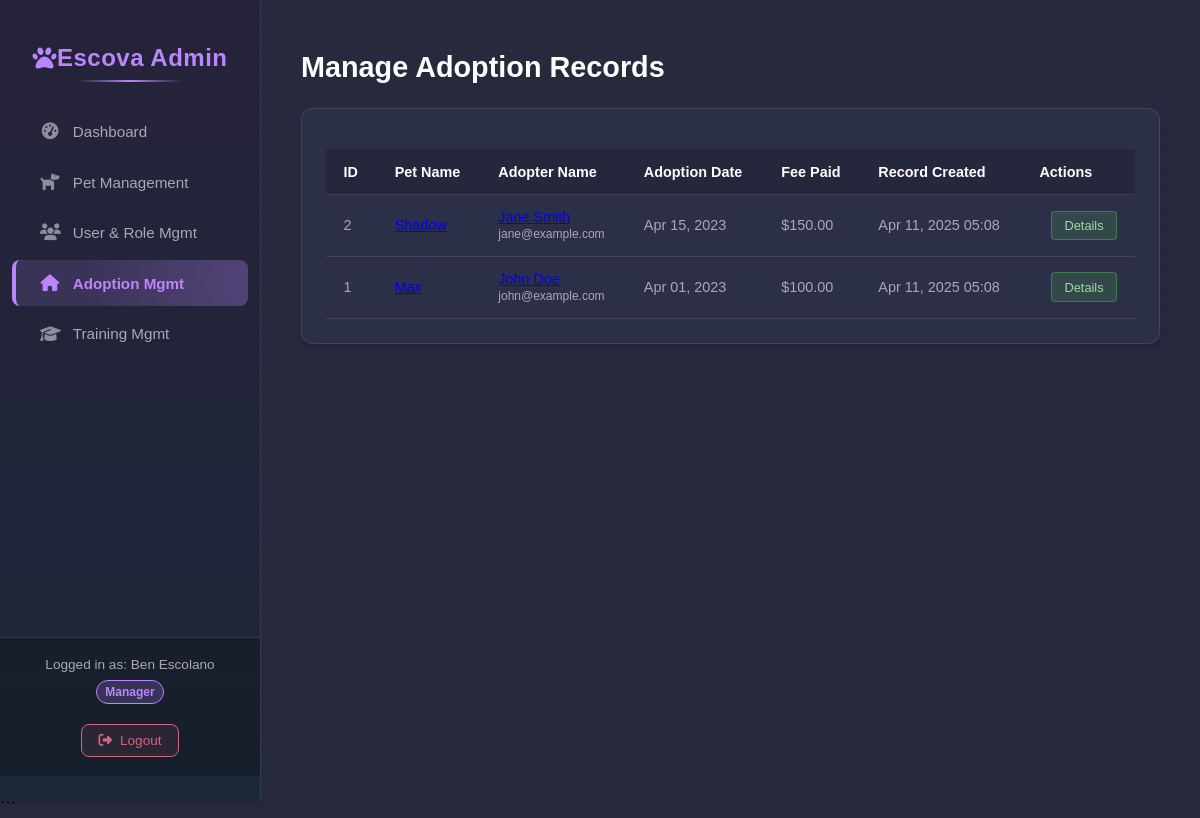
/admin/manage_adoptions.php (signed in), run on the app's committed database.
### tables this page shows
CREATE TABLE `tbladoptionrecord` (
  `adoption_id` int(11) NOT NULL,
  `pet_id` int(11) DEFAULT NULL,
  `adopter_id` int(11) DEFAULT NULL,
  `adoption_date` date DEFAULT NULL,
  `fee_paid` decimal(10,2) DEFAULT NULL,
  `created_at` timestamp NOT NULL DEFAULT current_timestamp(),
  `updated_at` timestamp NOT NULL DEFAULT current_timestamp() ON UPDATE current_timestamp()
);

CREATE TABLE `tblpet` (
  `pet_id` int(11) NOT NULL,
  `name` varchar(50) DEFAULT NULL,
  `breed_id` int(11) DEFAULT NULL,
  `age` int(11) DEFAULT NULL,
  `health_status` varchar(100) DEFAULT NULL,
  `adoption_status` enum('Available','Adopted') DEFAULT NULL,
  `pet_image` varchar(255) DEFAULT NULL,
  `created_at` timestamp NOT NULL DEFAULT current_timestamp(),
  `updated_at` timestamp NOT NULL DEFAULT current_timestamp() ON UPDATE current_timestamp()
);

CREATE TABLE `tbluser` (
  `user_id` int(11) NOT NULL,
  `name` varchar(100) DEFAULT NULL,
  `phone` varchar(20) DEFAULT NULL,
  `email` varchar(100) DEFAULT NULL,
  `address` varchar(255) DEFAULT NULL,
  `user_type` enum('Adopter','Personnel') DEFAULT NULL,
  `password` varchar(255) NOT NULL,
  `created_at` timestamp NOT NULL DEFAULT current_timestamp(),
  `updated_at` timestamp NOT NULL DEFAULT current_timestamp() ON UPDATE current_timestamp()
);

### admin/admin_logic.php (called while the page is built, shortened)
<?php
function getAllAdoptionsAdmin() {
    $conn = getDbConnection();
    $adoptions = [];
    $sql = "SELECT
                ar.adoption_id,
                ar.adoption_date,
                ar.fee_paid,
                ar.created_at AS record_created_at,
                p.name AS pet_name,
                p.pet_id,
                u.name AS adopter_name,
                u.email AS adopter_email,
                u.user_id AS adopter_user_id
            FROM tbladoptionrecord ar
            JOIN tblpet p ON ar.pet_id = p.pet_id
            JOIN tbladopter a ON ar.adopter_id = a.adopter_id -- Link adoption to adopter record
            JOIN tbluser u ON a.adopter_id = u.user_id      -- Link adopter record to user record
            ORDER BY ar.adoption_date DESC, ar.adoption_id DESC";
    $stmt = $conn->prepare($sql);
    if ($stmt) {
        try {
            $stmt->execute();
            $result = $stmt->get_result();
            while ($row = $result->fetch_assoc()) {
                $adoptions[] = $row;
            }
        } catch (Exception $e) {
            error_log("Error fetching all adoptions admin: " . $e->getMessage());
        } finally {
            $stmt->close();
        }
    } else {
         error_log("Prepare failed for getAllAdoptionsAdmin: (" . $conn->errno . ") " . $conn->error);
    }
    return $adoptions;
}
?>

### admin/manage_adoptions.php (the view, shortened to what this page needs)
<?php
$adoptions = getAllAdoptionsAdmin();
require_once('partials/header.php');
?>
<h1>Manage Adoption Records</h1>
<div class="admin-table-section">
    <?php if (empty($adoptions)): ?>
        <p>No adoption records found in the system.</p>
    <?php else: ?>
        <table class="admin-table">
            <thead>
                <tr>
                    <th>ID</th>
                    <th>Pet Name</th>
                    <th>Adopter Name</th>
                    <th>Adoption Date</th>
                    <th>Fee Paid</th>
                    <th>Record Created</th>
                    <th>Actions</th>
                </tr>
            </thead>
            <tbody>
                <?php foreach ($adoptions as $adoption): ?>
                    <tr>
                        <td><?php echo $adoption['adoption_id']; ?></td>
                        <td>
                            <a href="edit_pet.php?id=<?php echo $adoption['pet_id']; ?>" title="View/Edit Pet">
                                <?php echo htmlspecialchars($adoption['pet_name']); ?>
                            </a>
                        </td>
                        <td>
                            <a href="manage_users.php#user-<?php echo $adoption['adopter_user_id']; ?>" title="View User Details (Requires modification in manage_users.php)">
                                <?php echo htmlspecialchars($adoption['adopter_name']); ?>
                            </a>
                            <br><small><?php echo htmlspecialchars($adoption['adopter_email']); ?></small>
                        </td>
                        <td><?php echo date('M d, Y', strtotime($adoption['adoption_date'])); ?></td>
                        <td><?php echo '$' . number_format($adoption['fee_paid'], 2);  ?></td>
                        <td><?php echo date('M d, Y H:i', strtotime($adoption['record_created_at'])); ?></td>
                        <td class="actions">
                            <a href="view_adoption_details.php?id=<?php echo $adoption['adoption_id']; ?>" class="action-btn view" title="View Details (Not Implemented)">Details</a>
                            </td>
                    </tr>
                <?php endforeach; ?>
            </tbody>
        </table>
    <?php endif; ?>
</div>
<?php
require_once('partials/footer.php');
?>

### admin/partials/header.php (shortened to what this page needs)
<!DOCTYPE html>
<html lang="en">
<head>
    <link rel="stylesheet" href="../public/css/admin_styles.css">
    <link rel="stylesheet" href="https://cdnjs.cloudflare.com/ajax/libs/font-awesome/6.4.0/css/all.min.css">
</head>
<body>
    <div class="admin-dashboard">
        <aside class="admin-sidebar">
            <h2><i class="fas fa-paw"></i> Escova Admin</h2>
            <nav class="admin-nav">
                <ul>
                    <?php
                        $currentPage = basename($_SERVER['SCRIPT_NAME']);
                    ?>
                    <li><a href="index.php" class="<?= ($currentPage == 'index.php') ? 'active' : '' ?>">
                        <i class="fas fa-tachometer-alt"></i> <span>Dashboard</span>
                    </a></li>
                    <li><a href="manage_pets.php" class="<?= ($currentPage == 'manage_pets.php' || $currentPage == 'edit_pet.php') ? 'active' : '' ?>">
                        <i class="fas fa-dog"></i> <span>Pet Management</span>
                    </a></li>
                    <li><a href="manage_users.php" class="<?= ($currentPage == 'manage_users.php' || $currentPage == 'manage_roles.php') ? 'active' : '' ?>">
                        <i class="fas fa-users"></i> <span>User & Role Mgmt</span>
                    </a></li>
                    <li><a href="manage_adoptions.php" class="<?= ($currentPage == 'manage_adoptions.php') ? 'active' : '' ?>">
                        <i class="fas fa-home"></i> <span>Adoption Mgmt</span>
                    </a></li>
                    <li><a href="manage_training.php" class="<?= ($currentPage == 'manage_training.php') ? 'active' : '' ?>">
                        <i class="fas fa-graduation-cap"></i> <span>Training Mgmt</span>
                    </a></li>
                </ul>
            </nav>
            <div class="admin-footer">
                <div>Logged in as: <?php echo htmlspecialchars($_SESSION['user_name']); ?></div>
                <span class="role-badge"><?php echo htmlspecialchars($_SESSION['personnel_role']); ?></span>
                <a href="../logout.php"><i class="fas fa-sign-out-alt"></i> Logout</a>
            </div>
        </aside>
        <main class="admin-main-content">

### admin/partials/footer.php (shortened to what this page needs)
            </main> </div> </body>
</html>

### data on the page
tbladoptionrecord: adoption_id "2", pet.name "Shadow", tbluser.name "Jane Smith", tbluser.email "jane@example.com", adoption_date "Apr 15, 2023", fee_paid "150.00", created_at "Apr 11, 2025 05:08"
tbladoptionrecord: adoption_id "1", pet.name "Max", tbluser.name "John Doe", tbluser.email "john@example.com", adoption_date "Apr 01, 2023", fee_paid "100.00", created_at "Apr 11, 2025 05:08"

### other printed values
$_SESSION['user_name'] "Ben Escolano"
$_SESSION['personnel_role'] "Manager"
